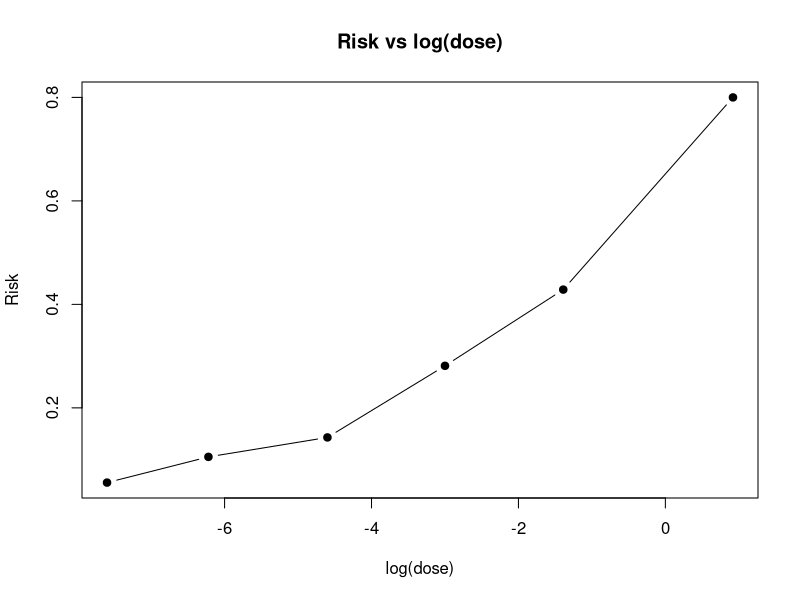
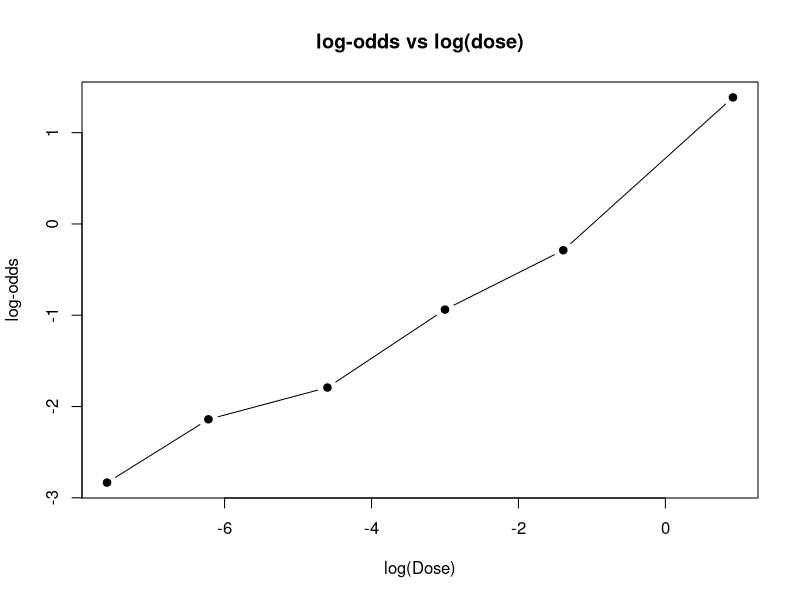
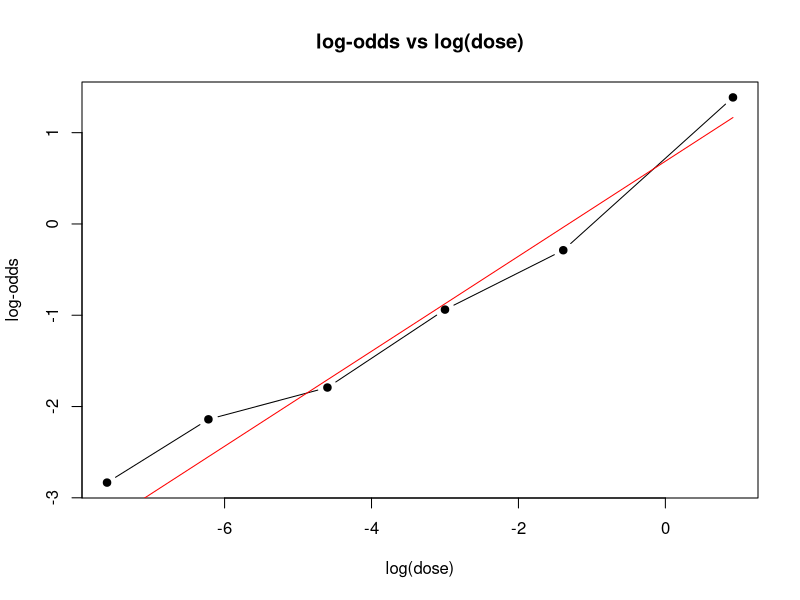

Write R code to recreate these figures, in order.
## ---- chunk 1
tab1<- as.table(rbind(c(22, 75), c(148, 265)))
dimnames(tab1) <- list("Regularly use of dental floss" = c("Yes", "No"),Periodontitis = c("Yes","No"))
addmargins(tab1)
addmargins(prop.table(tab1,1),2)
## ---- chunk 2
# Convert the table into a dataset for logistic regression
use<-c("no","no", "yes","yes")
per<-c("no","yes","no","yes")
n<-c(265,148,75,22)
data21 <- data.frame(use,per,n)
## ---- chunk 3
#Fit a logistic regression model
data21$use <- as.factor(data21$use)
data21$per <- as.factor(data21$per)
model21<-glm(per~use, weights =n, family = binomial(link=logit), data=data21)
summary(model21)
## ---- chunk 4
# Fit a logistic regression model with periodontitis status as the predictor
model22 <- glm(use ~ per, weights = n, family = binomial(link = logit), data = data21)

# Display the summary of the model
summary(model22)
## ---- chunk 5
#Input data and create a data frame
logdos<-c(-7.60,-6.22,-4.60,-3.00,-1.39,0.92)
n<-c(18,19,28,32,28,40)
x<-c(1,2,4,9,12,32)
data22 <- data.frame(logdos,x,n)
data22
## ---- chunk 6
# Calculate risk (probability)
data22$risk <- data22$x / data22$n
# Calculate log-odds
data22$log_odds <- log(data22$risk / (1 - data22$risk))
print(data22)
## ---- chunk 7
# Plot risk against log(dose)
plot(data22$logdos, data22$risk, type = "b", pch = 19, xlab = "log(dose)", ylab = "Risk", main = "Risk vs log(dose)")
## ---- chunk 8
# Plot log-odds against log(dose)
plot(data22$logdos, data22$log_odds, type = "b", pch = 19, xlab = "log(Dose)", ylab = "log-odds", main = "log-odds vs log(dose)")
## ---- chunk 9
# Fit a logistic regression model
model <- glm(x/n~logdos, family = binomial(link=logit), weights=n, data=data22)

# Model summary
summary(model)
## ---- chunk 10
# Add fitted values to the plot of log-odds
plot(data22$logdos, data22$log_odds, type = "b", pch = 19, xlab = "log(dose)", ylab = "log-odds", main = "log-odds vs log(dose)")
lines(data22$logdos, predict(model, type = "link"), col = "red")
## ---- chunk 11
vcov(model)
corr <- vcov(model)[1, 2] / sqrt(vcov(model)[1, 1] * vcov(model)[2, 2])
print(paste("Pearson's correlation coeff = ", corr))
## ---- chunk 12
confint.default(model, levle = 0.95)
## ---- chunk 13
# Extract the model parameters
beta0 <- coef(model)[1]
beta1 <- coef(model)[2]

# Compute the SE for the logit
cov_matrix <- vcov(model)

x <- c(1, -1.39)

se_logit <- sqrt(t(x) %*% cov_matrix %*% x)

# Compute the 95% CI for the logit
CI_upper <- beta0 - 1.39 * beta1 + 1.96 * se_logit
CI_lower <- beta0 - 1.39 * beta1 - 1.96 * se_logit

# Convert the logit to probabilities.
CI_upper_prob <- exp(CI_upper) / (1 + exp(CI_upper))
CI_lower_prob <- exp(CI_lower) / (1 + exp(CI_lower))

# Convert the point estimate from logit scale to probability scale
point_est <- exp(beta0 - 1.39 * beta1) / (1 + exp(beta0 - 1.39 * beta1))

print(paste("Point estimate converted to probability scale:", point_est))
print(paste("95% C.I Lower:", CI_lower_prob))
print(paste("95% C.I Upper:", CI_upper_prob))
## ---- chunk 14
# Extract the coefficient and standard error for log(dose)
beta1 <- coef(model)["logdos"]  # Extract the coefficient for log(dose)
se_beta1 <- sqrt(vcov(model)["logdos", "logdos"])  # Extract the variance and compute standard error

# Calculate the Wald statistic
wald_stat <- (beta1^2) / (se_beta1^2)

# Display the Wald statistic
cat("Wald Statistic:", wald_stat, "\n")

# Calculate the p-value (chi-square distribution with 1 degree of freedom)
p_value <- 1 - pchisq(wald_stat, df = 1)

# Display the p-value
cat("p-value:", p_value, "\n")
## ---- chunk 15
# Define the original dataset
logdos <- c(-7.60, -6.22, -4.60, -3.00, -1.39, 0.92)
n <- c(18, 19, 28, 32, 28, 40)
x <- c(1, 2, 4, 9, 12, 32)

# Function to scale counts and fit logistic regression
investigate_variance <- function(scale_factor) {
  # Scale the counts
  n_scaled <- n * scale_factor
  x_scaled <- x * scale_factor
  
  # Create a new dataset
  data_scaled <- data.frame(logdos, x = x_scaled, n = n_scaled)
  
  # Fit the logistic regression model
  model_scaled <- glm(cbind(x, n - x) ~ logdos, data = data_scaled, family = binomial(link = logit))
  
  # Extract the variance of beta1 (logdos)
  beta1_var <- vcov(model_scaled)["logdos", "logdos"]
  
  # Return results
  return(list(scale_factor = scale_factor, beta1_var = beta1_var))
}

# Perform the investigation for scale factors 10, 100, 1000
results <- lapply(c(10, 100, 1000), investigate_variance)

# Display the results
results_df <- do.call(rbind, lapply(results, as.data.frame))
colnames(results_df) <- c("Scale Factor", "Variance of Beta1")
print(results_df)
